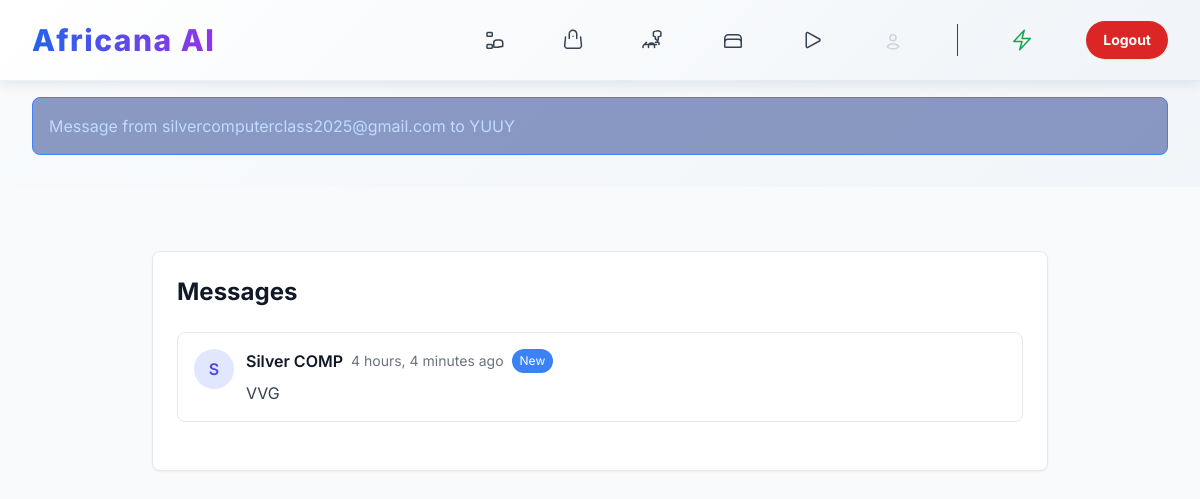
The page /hotels/inbox/ (signed in) on the database its author committed.
### hotel/models.py (models this page shows)
class Message(models.Model):
    sender = models.ForeignKey(settings.AUTH_USER_MODEL, on_delete=models.CASCADE, related_name='hotel_sent_messages')
    receiver = models.ForeignKey(settings.AUTH_USER_MODEL, on_delete=models.CASCADE, related_name='hotel_received_messages')
    content = models.TextField()
    is_read = models.BooleanField(default=False)
    created_at = models.DateTimeField(auto_now_add=True)
    def __str__(self):
        return f"Message from {self.sender.username} to {self.receiver.username}"
    class Meta:
        ordering = ['created_at']

### users/models.py (models this page shows, shortened)
class CustomUser(AbstractUser):
    headline = models.CharField(_("Headline"), max_length=255, blank=True, null=True,
                                help_text=_("A professional title or summary, like 'Senior Django Developer'"))
    about = models.TextField(_("About Summary"), blank=True, null=True,
                             help_text=_("A summary of your professional journey and goals."))
    location = models.CharField(_("Location"), max_length=100, blank=True, null=True)
    language = models.CharField(_("Preferred Language"), max_length=10, default='en',
                                help_text=_("User's preferred language for content, e.g., 'en', 'sw', 'fr'"))
    profile_image = CloudinaryField('profile_image', blank=True, null=True,
                                    help_text=_("Upload a professional profile picture."))
    groups = models.ManyToManyField(
        Group,
        verbose_name=_('groups'),
        blank=True,
        related_name="customuser_set",
        related_query_name="customuser",
    )
    user_permissions = models.ManyToManyField(
        Permission,
        verbose_name=_('user permissions'),
        blank=True,
        related_name="customuser_permissions_set",
        related_query_name="customuser_permission",
    )
    def get_full_name(self):
        full_name = f"{self.first_name} {self.last_name}"
        return full_name.strip()

### hotel/views.py (the view)
# urls.py: path('inbox/', views.inbox, name='inbox'),
@login_required
def inbox(request):
    messages_list = Message.objects.filter(receiver=request.user).order_by('-created_at')
    return render(request, 'hotel/inbox.html', {'messages': messages_list})

### hotel/templates/hotel/inbox.html (shortened to what this page needs)
{% extends "base.html" %}
{% load static %}
{% block content %}
<div class="bg-gray-50 min-h-screen py-16 px-4">
    <div class="max-w-4xl mx-auto">
        <div class="bg-white rounded-lg shadow-sm border border-gray-200 p-6">
            <h1 class="text-2xl font-bold text-gray-900 mb-6">Messages</h1>
            {% if messages %}
                <div class="space-y-4 mb-6">
                    {% for message in messages %}
                    <div class="bg-white border border-gray-200 rounded-lg p-4 {% if not message.is_read %}bg-blue-50 border-blue-200{% endif %}">
                        <div class="flex items-start space-x-3">
                            <div class="w-10 h-10 bg-indigo-100 rounded-full flex items-center justify-center">
                                <span class="text-indigo-600 font-semibold">{{ message.sender.username|first|upper }}</span>
                            </div>
                            <div class="flex-1">
                                <div class="flex items-center space-x-2 mb-2">
                                    <h3 class="font-semibold text-gray-900">{{ message.sender.get_full_name|default:message.sender.username }}</h3>
                                    <span class="text-gray-500 text-sm">{{ message.created_at|timesince }} ago</span>
                                    {% if not message.is_read %}
                                        <span class="bg-blue-500 text-white text-xs px-2 py-1 rounded-full">New</span>
                                    {% endif %}
                                </div>
                                <p class="text-gray-700">{{ message.content }}</p>
                            </div>
                        </div>
                    </div>
                    {% endfor %}
                </div>
            {% endif %}
        </div>
    </div>
</div>
{% endblock %}

### templates/base.html (shortened to what this page needs)
<!DOCTYPE html>
<html lang="en">
<head>
    <script src="https://cdn.tailwindcss.com"></script>
</head>
<body class="bg-white text-gray-900 min-h-screen flex flex-col">
    <header class="header-glass">
        <nav class="max-w-7xl mx-auto px-3 sm:px-4 lg:px-8">
            <div class="flex justify-between items-center h-14 sm:h-16 md:h-20">
                <div class="flex-shrink-0">
                    <a href="{% url 'languages:home' %}" class="text-2xl sm:text-3xl font-extrabold bg-gradient-to-r from-blue-600 to-purple-600 bg-clip-text text-transparent hover:from-blue-500 hover:to-purple-500 transition duration-150 tracking-wider">
                    </a>
                </div>
                <div class="hidden md:flex md:space-x-8 lg:space-x-12 items-center">
                    <a href="{% url 'social:social_feed' %}" class="nav-link text-gray-700 hover:text-blue-600 py-2 text-base font-medium">
                        <span class="nav-icon-container">
                        </span>
                    </a>
                    <a href="{% url 'eshop:product_list' %}" class="nav-link text-gray-700 hover:text-blue-600 py-2 text-base font-medium">
                        <span class="nav-icon-container">
                        </span>
                    </a>
                    <a href="{% url 'hotel:social_feed' %}" class="nav-link text-gray-700 hover:text-blue-600 py-2 text-base font-medium">
                        <span class="nav-icon-container">
                        </span>
                    </a>
                    <a href="{% url 'languages:home' %}" class="nav-link text-gray-700 hover:text-blue-600 py-2 text-base font-medium">
                        <span class="nav-icon-container">
                        </span>
                    </a>
                    <a href="{% url 'movie:movie_list' %}" class="nav-link text-gray-700 hover:text-blue-600 py-2 text-base font-medium">
                        <span class="nav-icon-container">
                            <svg class="w-6 h-6 stroke-current" xmlns="http://www.w3.org/2000/svg" fill="none" viewBox="0 0 24 24" stroke-width="1.5">
                                <path stroke-linecap="round" stroke-linejoin="round" d="M5.25 5.653c0-.856.917-1.398 1.667-.986l11.54 6.347a1.125 1.125 0 0 1 0 1.972l-11.54 6.347c-.75.412-1.667-.13-1.667-.986V5.653Z" />
                            </svg>
                        </span>
                    </a>
                    <a href="{% url 'users:profile' %}" class="nav-link text-gray-300 hover:text-indigo-400 py-2 text-base font-medium">
                        <span class="nav-icon-container">
                        </span>
                    </a>
                    {% if user.is_authenticated %}
                    <a href="{% url 'languages:user_profile' %}" class="nav-link flex items-center text-green-600 hover:text-green-700 py-2 text-base font-medium group">
                        <span class="nav-icon-container">
                            <svg class="w-6 h-6 text-green-600 group-hover:text-green-700 stroke-current" xmlns="http://www.w3.org/2000/svg" fill="none" viewBox="0 0 24 24" stroke-width="1.5">
                                <path stroke-linecap="round" stroke-linejoin="round" d="M3.75 13.5l10.5-11.25L12 10.5h8.25L9.75 21.75 12 13.5H3.75Z" />
                            </svg>
                        </span>
                    </a>
                    <a href="{% url 'languages:user_logout' %}" class="ml-2 inline-flex items-center justify-center px-4 py-2 border border-transparent rounded-full shadow-sm text-sm font-bold text-white bg-red-600 hover:bg-red-700 transition duration-150 ease-in-out transform hover:scale-105">
                        Logout
                    </a>
                    {% else %}
                    <a href="{% url 'users:user_register' %}" class="ml-4 inline-flex items-center justify-center px-5 py-2 border border-transparent rounded-full shadow-xl text-sm font-bold text-white bg-green-600 hover:bg-green-700 transition duration-150 ease-in-out transform hover:scale-105">
                        Sign Up
                    </a>
                    {% endif %}
                </div>
            </div>
        </nav>
    </header>
    <main class="flex-grow">
        {% if messages %}
        <div class="max-w-7xl mx-auto px-4 sm:px-6 lg:px-8 py-4">
            {% for message in messages %}
            <div class="mb-4 p-4 rounded-lg {% if message.tags == 'error' %}bg-red-900/50 border border-red-500 text-red-200{% elif message.tags == 'success' %}bg-green-900/50 border border-green-500 text-green-200{% else %}bg-blue-900/50 border border-blue-500 text-blue-200{% endif %}">
                {{ message }}
            </div>
            {% endfor %}
        </div>
        {% endif %}
        {% block content %}{% endblock %}
    </main>
</body>
</html>

### templates/base.html (style rules this page uses)
body { font-family: 'Inter', sans-serif; padding-bottom: 60px; background: linear-gradient(135deg, #f8fafc 0%, #f0f4f8 100%); }
@media (min-width: 768px) { body { padding-bottom: 0; } }
.nav-link { position: relative; color: #374151; transition: color 0.2s ease; }
.nav-link:after { content: ''; position: absolute; width: 0%; height: 2px; bottom: -5px; left: 50%; transform: translateX(-50%); background: linear-gradient(90deg, #3b82f6, #8b5cf6); transition: width 0.3s ease-in-out; }
.header-glass { background: linear-gradient(135deg, rgba(255, 255, 255, 0.98) 0%, rgba(240, 244, 248, 0.98) 100%); backdrop-filter: blur(20px); -webkit-backdrop-filter: blur(20px); border-bottom: 1px solid rgba(59, 130, 246, 0.1); z-index: 100; position: sticky; top: 0; pointer-events: auto !important; box-shadow: 0 4px 12px rgba(0, 0, 0, 0.08); }
.nav-icon-container { position: relative; display: inline-flex; align-items: center; padding: 8px 4px; }

### rows shown on the page
Message: sender+receiver "Message from silvercomputerclass2025@gmail.com to YUUY", sender.username|first "S", sender.get_full_name "Silver COMP", created_at "4 hours, 4 minutes", is_read "New", content "VVG"
